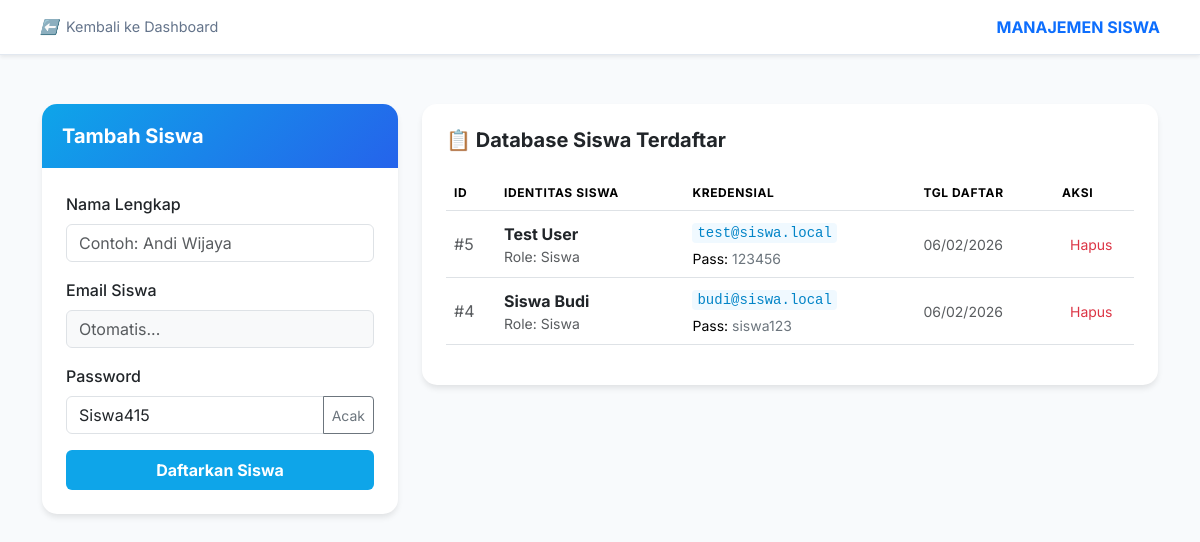
Screenshot of /dashboard/tambah_siswa.php (signed in) with the database file from the repository.
### tables this page shows
CREATE TABLE users (
  id INT AUTO_INCREMENT PRIMARY KEY,
  name VARCHAR(100) NOT NULL,
  email VARCHAR(120) NOT NULL UNIQUE,
  password VARCHAR(255) NOT NULL,
  role ENUM('admin','guru','siswa') NOT NULL DEFAULT 'siswa',
  created_at TIMESTAMP DEFAULT CURRENT_TIMESTAMP
);

### dashboard/tambah_siswa.php (the view, shortened to what this page needs)
<!DOCTYPE html>
<html lang="id">
<head>
    <link href="https://cdn.jsdelivr.net/npm/bootstrap@5.3.3/dist/css/bootstrap.min.css" rel="stylesheet">
</head>
<body>
<nav class="top-nav shadow-sm">
    <a href="admin.php" class="back-link">
        <i>⬅️</i> Kembali ke Dashboard
    </a>
    <div class="fw-bold text-primary">MANAJEMEN SISWA</div>
</nav>
<div class="container mt-4">
    <div class="row">
        <div class="col-lg-4">
            <div class="card">
                <div class="card-header-siswa">
                    <h5 class="mb-0 fw-bold">Tambah Siswa</h5>
                </div>
                <div class="card-body p-4">
                    <form method="POST">
                        <div class="mb-3">
                            <label class="form-label fw-medium">Nama Lengkap</label>
                            <input type="text" name="name" id="name" class="form-control" placeholder="Contoh: Andi Wijaya" required autocomplete="off">
                        </div>
                        <div class="mb-3">
                            <label class="form-label fw-medium">Email Siswa</label>
                            <input type="email" name="email" id="email" class="form-control bg-light" placeholder="Otomatis..." readonly required>
                        </div>
                        <div class="mb-3">
                            <label class="form-label fw-medium">Password</label>
                            <div class="input-group">
                                <input type="text" name="password" id="passInput" class="form-control" value="Siswa<?= rand(100,999) ?>" required>
                                <button type="button" class="btn btn-outline-secondary btn-sm" onclick="generatePass()">Acak</button>
                            </div>
                        </div>
                        <button type="submit" class="btn btn-primary w-100 py-2 fw-bold">Daftarkan Siswa</button>
                    </form>
                </div>
            </div>
        </div>
        <div class="col-lg-8">
            <div class="card">
                <div class="card-body p-4">
                    <h5 class="fw-bold mb-4">📋 Database Siswa Terdaftar</h5>
                    <div class="table-responsive">
                        <table class="table table-hover align-middle">
                            <thead>
                                <tr>
                                    <th width="50">ID</th>
                                    <th>Identitas Siswa</th>
                                    <th>Kredensial</th>
                                    <th>Tgl Daftar</th>
                                    <th width="80">Aksi</th>
                                </tr>
                            </thead>
                            <tbody>
                                <?php
                                $result = $conn->query("SELECT id, name, email, password, created_at FROM users WHERE role='siswa' ORDER BY id DESC");
                                if ($result->num_rows > 0) {
                                    while ($row = $result->fetch_assoc()) {
                                        $tgl = date('d/m/Y', strtotime($row['created_at']));
                                        echo "<tr>
                                                <td><span class='text-muted'>#{$row['id']}</span></td>
                                                <td>
                                                    <div class='fw-bold text-dark'>".htmlspecialchars($row['name'])."</div>
                                                    <div class='small text-muted'>Role: Siswa</div>
                                                </td>
                                                <td>
                                                    <div class='mb-1'><code>".htmlspecialchars($row['email'])."</code></div>
                                                    <div class='small'>Pass: <span class='text-secondary'>".htmlspecialchars($row['password'])."</span></div>
                                                </td>
                                                <td><span class='text-muted small'>$tgl</span></td>
                                                <td>
                                                    <a href='?delete_id={$row['id']}' class='btn btn-sm btn-outline-danger border-0' onclick='return confirm(\"Hapus data siswa ini?\")'>
                                                        Hapus
                                                    </a>
                                                </td>
                                              </tr>";
                                    }
                                } else {
                                    echo "<tr><td colspan='5' class='text-center py-5 text-muted'>Belum ada data siswa terdaftar.</td></tr>";
                                }
                                ?>
                            </tbody>
                        </table>
                    </div>
                </div>
            </div>
        </div>
    </div>
</div>
</body>
</html>

### dashboard/tambah_siswa.php (style rules this page uses)
:root { --primary-color: #0ea5e9; --bg-light: #f8fafc; }
body { font-family: 'Inter', sans-serif; background-color: var(--bg-light); padding-top: 80px; }
.top-nav { position: fixed; top: 0; left: 0; right: 0; padding: 15px 40px; background: white; border-bottom: 1px solid #e2e8f0; display: flex; justify-content: space-between; align-items: center; z-index: 1000; }
.card { border: none; border-radius: 15px; box-shadow: 0 4px 6px -1px rgba(0,0,0,0.1); background: white; margin-bottom: 2rem; }
.card-header-siswa { background: linear-gradient(135deg, #0ea5e9 0%, #2563eb 100%); color: white; padding: 20px; border-radius: 15px 15px 0 0; }
.table thead { background-color: #f1f5f9; color: #475569; text-transform: uppercase; font-size: 0.75rem; letter-spacing: 0.05em; }
.btn-primary { background-color: var(--primary-color); border: none; }
code { color: #0284c7; background: #f0f9ff; padding: 2px 5px; border-radius: 4px; }
.back-link { text-decoration: none; color: #64748b; display: flex; align-items: center; gap: 8px; font-size: 0.9rem; }

### rows the page displays
users: id "5", name "Test User", email "test@siswa.local", password "123456", created_at "06/02/2026"
users: id "4", name "Siswa Budi", email "budi@siswa.local", password "siswa123", created_at "06/02/2026"
